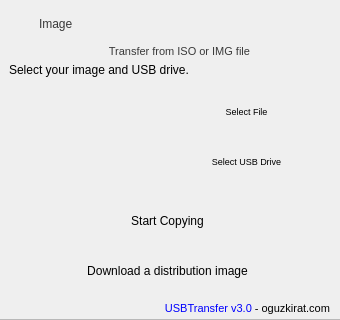
<?xml version="1.0" encoding="UTF-8"?>
<ui version="4.0">
 <class>MainWindow</class>
 <widget class="QMainWindow" name="MainWindow">
  <property name="geometry">
   <rect>
    <x>0</x>
    <y>0</y>
    <width>340</width>
    <height>320</height>
   </rect>
  </property>
  <property name="sizePolicy">
   <sizepolicy hsizetype="Fixed" vsizetype="Fixed">
    <horstretch>0</horstretch>
    <verstretch>0</verstretch>
   </sizepolicy>
  </property>
  <property name="minimumSize">
   <size>
    <width>340</width>
    <height>320</height>
   </size>
  </property>
  <property name="maximumSize">
   <size>
    <width>340</width>
    <height>320</height>
   </size>
  </property>
  <property name="windowTitle">
   <string>USBTransfer</string>
  </property>
  <property name="windowIcon">
   <iconset resource="resources.qrc">
    <normaloff>:/main/images/usbtransfer.ico</normaloff>:/main/images/usbtransfer.ico</iconset>
  </property>
  <property name="windowOpacity">
   <double>1.000000000000000</double>
  </property>
  <widget class="QWidget" name="centralwidget">
   <widget class="QFrame" name="frame">
    <property name="geometry">
     <rect>
      <x>-1</x>
      <y>-1</y>
      <width>342</width>
      <height>321</height>
     </rect>
    </property>
    <property name="styleSheet">
     <string notr="true">background-image: url(:/main/images/background.png);
</string>
    </property>
    <property name="frameShape">
     <enum>QFrame::StyledPanel</enum>
    </property>
    <property name="frameShadow">
     <enum>QFrame::Raised</enum>
    </property>
    <widget class="QLabel" name="welcometext">
     <property name="geometry">
      <rect>
       <x>40</x>
       <y>4</y>
       <width>211</width>
       <height>41</height>
      </rect>
     </property>
     <property name="styleSheet">
      <string notr="true">font: 30pt &quot;Myriad Pro&quot;;
background-image:url(:/main/images/trans.png);
color: rgb(57, 57, 57);</string>
     </property>
     <property name="text">
      <string>Image</string>
     </property>
    </widget>
    <widget class="QWidget" name="widget" native="true">
     <property name="geometry">
      <rect>
       <x>250</x>
       <y>0</y>
       <width>92</width>
       <height>92</height>
      </rect>
     </property>
     <property name="minimumSize">
      <size>
       <width>92</width>
       <height>92</height>
      </size>
     </property>
     <property name="maximumSize">
      <size>
       <width>92</width>
       <height>92</height>
      </size>
     </property>
     <property name="toolTip">
      <string/>
     </property>
     <property name="styleSheet">
      <string notr="true">background-image:url(:/main/images/usbicon.png);
border:none;</string>
     </property>
    </widget>
    <widget class="QLabel" name="versionLabel">
     <property name="geometry">
      <rect>
       <x>120</x>
       <y>300</y>
       <width>211</width>
       <height>20</height>
      </rect>
     </property>
     <property name="styleSheet">
      <string notr="true">background-image:url(:/main/images/trans.png);
background-repeat:no-repeat;
color.rgb(0, 0, 0);</string>
     </property>
     <property name="text">
      <string>&lt;!DOCTYPE HTML PUBLIC &quot;-//W3C//DTD HTML 4.0//EN&quot; &quot;http://www.w3.org/TR/REC-html40/strict.dtd&quot;&gt;
&lt;html&gt;&lt;head&gt;&lt;meta name=&quot;qrichtext&quot; content=&quot;1&quot; /&gt;&lt;style type=&quot;text/css&quot;&gt;
p, li { white-space: pre-wrap; }
&lt;/style&gt;&lt;/head&gt;&lt;body style=&quot; font-family:'MS Shell Dlg 2'; font-size:8.25pt; font-weight:400; font-style:normal;&quot;&gt;
&lt;p align=&quot;right&quot; style=&quot; margin-top:0px; margin-bottom:0px; margin-left:0px; margin-right:0px; -qt-block-indent:0; text-indent:0px;&quot;&gt;&lt;span style=&quot; font-size:8pt; color:#0000ff;&quot;&gt;USBTransfer v3.0&lt;/span&gt;&lt;span style=&quot; font-size:8pt;&quot;&gt; - oguzkirat.com&lt;/span&gt;&lt;/p&gt;&lt;/body&gt;&lt;/html&gt;</string>
     </property>
    </widget>
    <widget class="QLabel" name="transferlabel">
     <property name="geometry">
      <rect>
       <x>10</x>
       <y>43</y>
       <width>241</width>
       <height>20</height>
      </rect>
     </property>
     <property name="layoutDirection">
      <enum>Qt::LeftToRight</enum>
     </property>
     <property name="styleSheet">
      <string notr="true">background-image:url(:/main/images/trans.png);
color: rgb(57, 57, 57);
</string>
     </property>
     <property name="text">
      <string>&lt;!DOCTYPE HTML PUBLIC &quot;-//W3C//DTD HTML 4.0//EN&quot; &quot;http://www.w3.org/TR/REC-html40/strict.dtd&quot;&gt;
&lt;html&gt;&lt;head&gt;&lt;meta name=&quot;qrichtext&quot; content=&quot;1&quot; /&gt;&lt;style type=&quot;text/css&quot;&gt;
p, li { white-space: pre-wrap; }
&lt;/style&gt;&lt;/head&gt;&lt;body style=&quot; font-family:'MS Shell Dlg 2'; font-size:8.25pt; font-weight:400; font-style:normal;&quot;&gt;
&lt;p align=&quot;right&quot; style=&quot; margin-top:0px; margin-bottom:0px; margin-left:0px; margin-right:0px; -qt-block-indent:0; text-indent:0px;&quot;&gt;&lt;span style=&quot; font-size:8pt;&quot;&gt;Transfer from ISO or IMG file&lt;/span&gt;&lt;/p&gt;&lt;/body&gt;&lt;/html&gt;</string>
     </property>
    </widget>
    <widget class="QLabel" name="selectisolabel">
     <property name="geometry">
      <rect>
       <x>10</x>
       <y>63</y>
       <width>321</width>
       <height>16</height>
      </rect>
     </property>
     <property name="styleSheet">
      <string notr="true">background-image:url(:/main/images/trans.png);
color.rgb(0, 0, 0);</string>
     </property>
     <property name="text">
      <string>Select your image and USB drive.</string>
     </property>
    </widget>
    <widget class="QPushButton" name="Btn_cddvdStart">
     <property name="geometry">
      <rect>
       <x>30</x>
       <y>200</y>
       <width>277</width>
       <height>44</height>
      </rect>
     </property>
     <property name="minimumSize">
      <size>
       <width>277</width>
       <height>44</height>
      </size>
     </property>
     <property name="maximumSize">
      <size>
       <width>277</width>
       <height>44</height>
      </size>
     </property>
     <property name="cursor">
      <cursorShape>PointingHandCursor</cursorShape>
     </property>
     <property name="toolTip">
      <string/>
     </property>
     <property name="styleSheet">
      <string notr="true">border:none;
background-image: url(:/main/images/cddvd.png);
</string>
     </property>
     <property name="text">
      <string>Start Copying</string>
     </property>
    </widget>
    <widget class="QPushButton" name="Btn_Eject">
     <property name="geometry">
      <rect>
       <x>30</x>
       <y>90</y>
       <width>101</width>
       <height>81</height>
      </rect>
     </property>
     <property name="cursor">
      <cursorShape>ArrowCursor</cursorShape>
     </property>
     <property name="styleSheet">
      <string notr="true">background-image: url(:/main/images/usbi.png);
border:none;

</string>
     </property>
     <property name="text">
      <string/>
     </property>
    </widget>
    <widget class="QPushButton" name="selectfileBtn">
     <property name="geometry">
      <rect>
       <x>160</x>
       <y>90</y>
       <width>175</width>
       <height>44</height>
      </rect>
     </property>
     <property name="font">
      <font>
       <family>MS Shell Dlg 2</family>
       <pointsize>7</pointsize>
      </font>
     </property>
     <property name="cursor">
      <cursorShape>PointingHandCursor</cursorShape>
     </property>
     <property name="styleSheet">
      <string notr="true">border:none;
background-image: url(:/main/images/imagebutton.png)
</string>
     </property>
     <property name="text">
      <string>Select File</string>
     </property>
    </widget>
    <widget class="QPushButton" name="selectUSBButton">
     <property name="geometry">
      <rect>
       <x>160</x>
       <y>140</y>
       <width>175</width>
       <height>44</height>
      </rect>
     </property>
     <property name="font">
      <font>
       <family>MS Shell Dlg 2</family>
       <pointsize>7</pointsize>
      </font>
     </property>
     <property name="cursor">
      <cursorShape>PointingHandCursor</cursorShape>
     </property>
     <property name="styleSheet">
      <string notr="true">border:none;
background-image: url(:/main/images/usbbutton.png)
</string>
     </property>
     <property name="text">
      <string>Select USB Drive</string>
     </property>
    </widget>
    <widget class="QPushButton" name="Btn_download">
     <property name="geometry">
      <rect>
       <x>30</x>
       <y>250</y>
       <width>277</width>
       <height>44</height>
      </rect>
     </property>
     <property name="minimumSize">
      <size>
       <width>277</width>
       <height>44</height>
      </size>
     </property>
     <property name="maximumSize">
      <size>
       <width>277</width>
       <height>44</height>
      </size>
     </property>
     <property name="cursor">
      <cursorShape>PointingHandCursor</cursorShape>
     </property>
     <property name="toolTip">
      <string/>
     </property>
     <property name="styleSheet">
      <string notr="true">border:none;
background-image: url(:/main/images/download.png);
</string>
     </property>
     <property name="text">
      <string>Download a distribution image</string>
     </property>
    </widget>
    <widget class="QPushButton" name="Btn_Back">
     <property name="geometry">
      <rect>
       <x>5</x>
       <y>10</y>
       <width>30</width>
       <height>30</height>
      </rect>
     </property>
     <property name="cursor">
      <cursorShape>PointingHandCursor</cursorShape>
     </property>
     <property name="styleSheet">
      <string notr="true">background-image: url(:/main/images/back.png);
border:none;

</string>
     </property>
     <property name="text">
      <string/>
     </property>
    </widget>
   </widget>
  </widget>
 </widget>
 <resources>
  <include location="resources.qrc"/>
 </resources>
 <connections/>
</ui>
